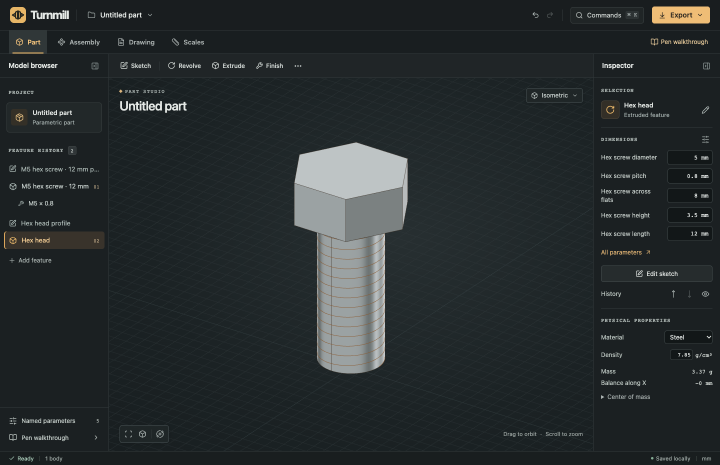
#> input picture test-evidence/projects/bolt-library/01-library-bolt.png, 1440 x 930 px (shown at 1/2 size); its folder holds only this picture in this run
$ python contact.py
#> lines starting #> are read from the running program, lines starting #| are printed output that depends on the picture
"""Create numbered contact sheets from the actual browser captures for visual review."""
from pathlib import Path
from PIL import Image,ImageOps,ImageDraw
import sys
root=Path('test-evidence/projects')
for d in sorted(root.iterdir()):
 if not d.is_dir():continue
 pics=[p for p in sorted(d.glob('*.png')) if p.stem not in {'contact','failure'}]
 if not pics:continue
 dw=540;dh=380
 for start in range(0,len(pics),8):
  subset=pics[start:start+8]
  out=Image.new('RGB',(dw*2,dh*((len(subset)+1)//2)), '#fff')
#> out: PIL image 1080x380 RGB; every value is 255
  for j,p in enumerate(subset):
   m=Image.open(p).convert('RGB');m.thumbnail((dw-12,dh-29)); xx=j%2*dw;yy=j//2*dh;out.paste(m,(xx,yy+20));ImageDraw.Draw(out).text((xx+4,yy+2),p.stem,fill='black')
#> further down, m is the input picture: PIL image 1440x930 RGB; mean R, G, B 39.3, 45.1, 46.4
#> after `m.thumbnail((dw - 12, dh - 29))`:
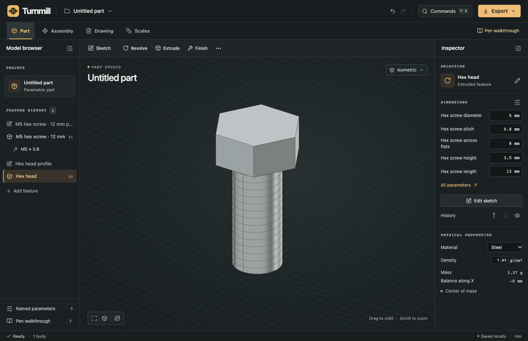
#> m: PIL image 528x341 RGB; mean R, G, B 39.3, 45.1, 46.4
#> after `out.paste(m, (xx, yy + 20))`:
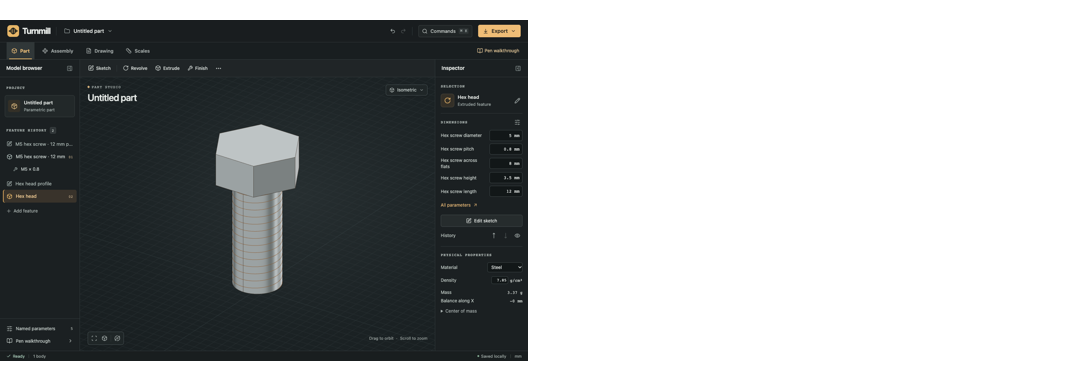
#> out: PIL image 1080x380 RGB; mean R, G, B 160.4, 162.9, 163.5
  out.save(d/('review-'+str(start//8+1)+'.jpg'),quality=90)
#> pass 2 of the loop `for d in sorted(root.iterdir()):`:
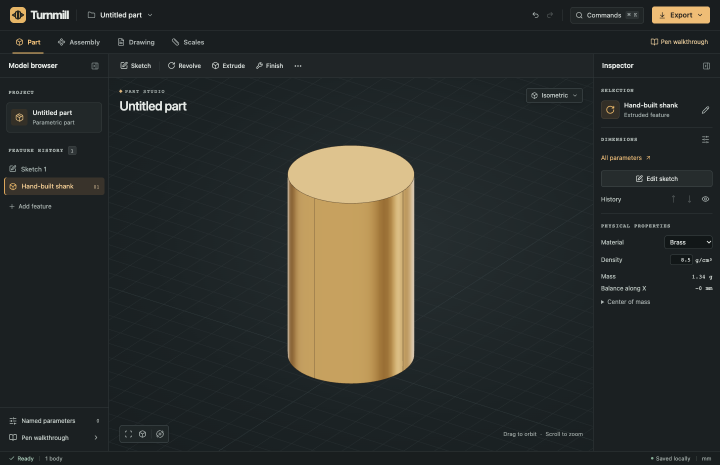
#> input picture test-evidence/projects/bolt-scratch/01-handmade-round-shank.png, 1440 x 930 px (shown at 1/2 size)
#> m is the input picture: PIL image 1440x930 RGB; mean R, G, B 45.8, 48, 44.3
#> `m.thumbnail((dw - 12, dh - 29))`:
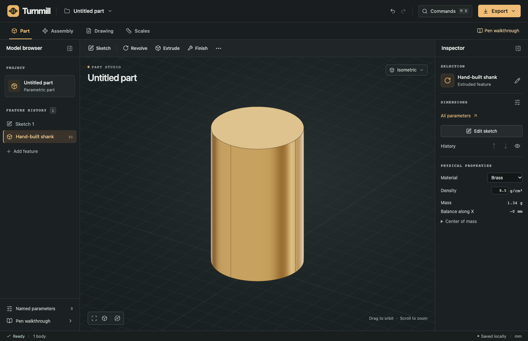
#> m: PIL image 528x341 RGB; mean R, G, B 45.8, 48, 44.3
#> `out.paste(m, (xx, yy + 20))`:
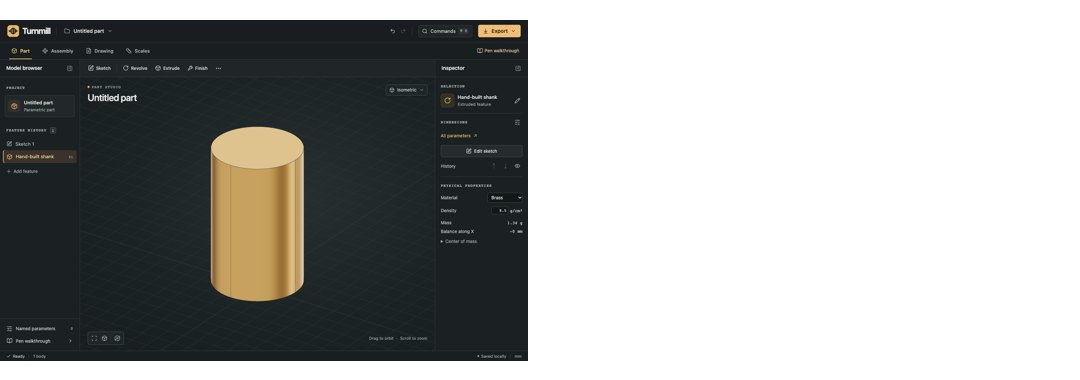
#> out: PIL image 1080x380 RGB; mean R, G, B 163.2, 164.2, 162.6
